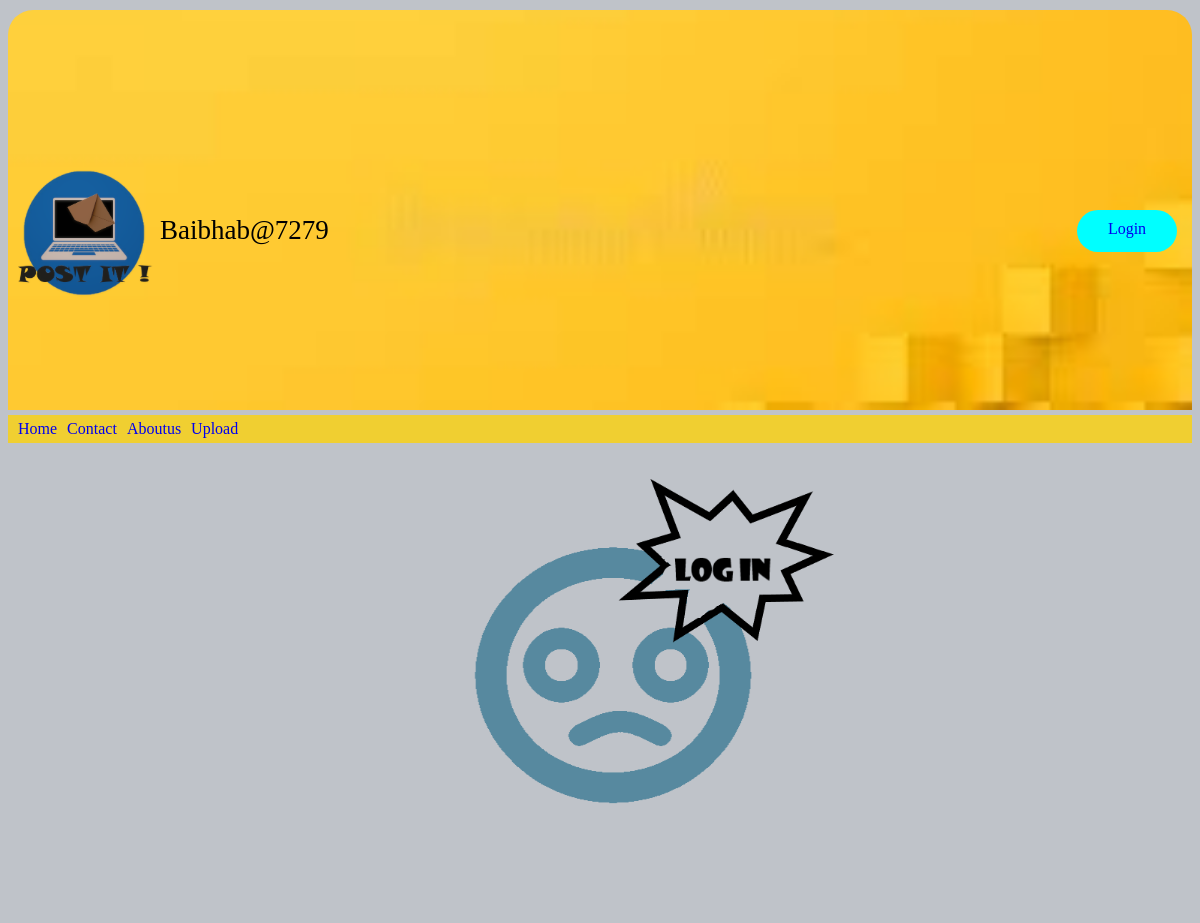
Before: /upload with the older database file.
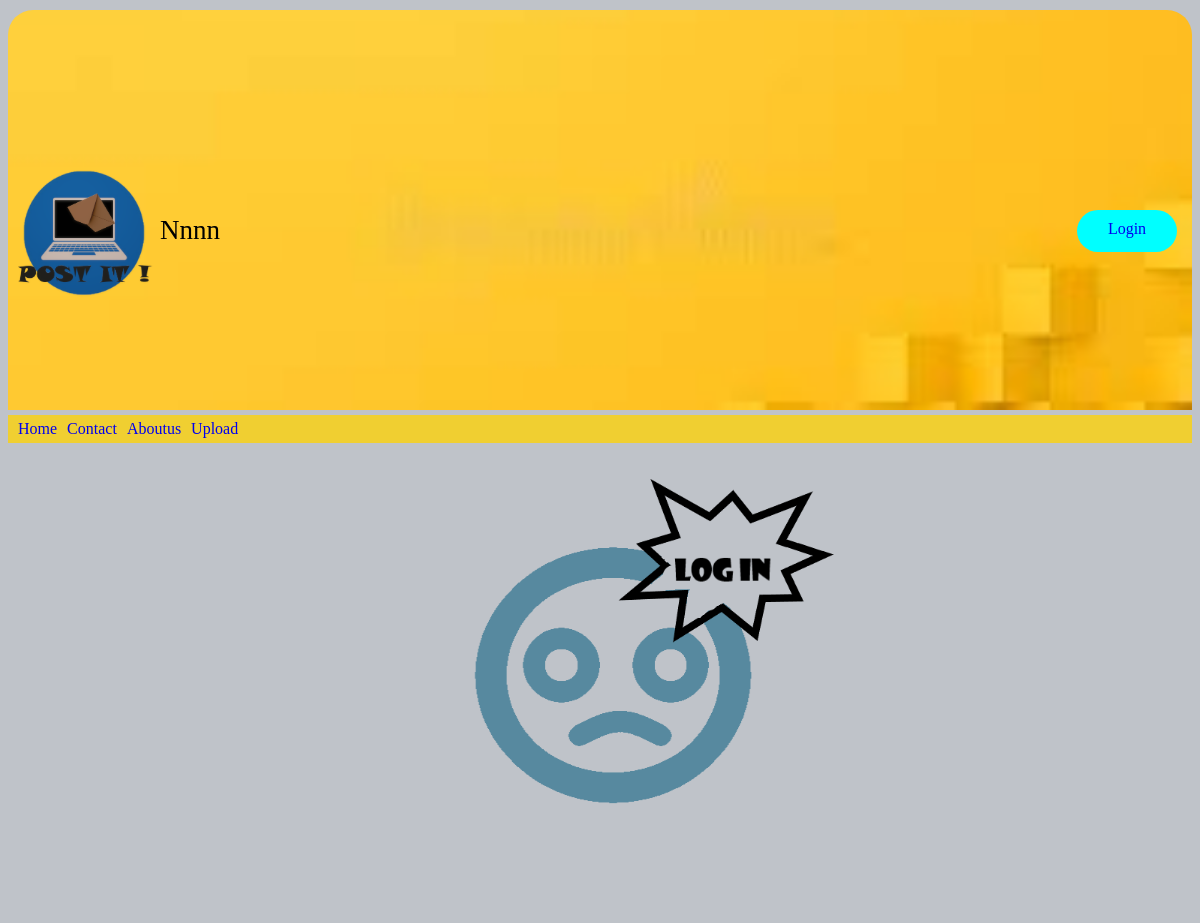
After: the same page with the newer database file.
### pages/models.py (models this page shows)
class Title(models.Model):
    title = models.CharField(max_length=30,default="post it")
    def __str__(self):
        return self.title

### pages/views.py (the view)
# urls.py: path('upload', views.upload, name="upload"),
def upload(request):
    pas1 = check()
    if(ans == True):
        if request.method == 'POST':
            form = UserdataForm(request.POST, request.FILES)
            if form.is_valid():
                global username,email
                newauth = form.save(commit=False)
                newauth.username = username
                newauth.imagename = newauth.image.name
                newauth.email = email
                newauth.save()
                a = UserData.objects.filter(username='baibhab kumar pradhan').values()
                img_object = form.instance
                details = check()
                details["form"] = form
                details["img_obj"] = img_object
                details["alertmessage"] = "succefully uploaded"
                return render(request, 'pages/upload.html', details)
        else:
            form = UserdataForm()
            pas = check()
            pas["form"] = form
    else:
        return render(request, "pages/unupload.html", pas1)
    return render(request, "pages/upload.html", pas)

### pages/views.py (called while the page is built)
def check():
    loginans = {
        "ans": ans,
        "title": title2,
        "username": username,
        "gender": gender,
        "semester": semester,
        "email": email,
        "profileimage": profileimage
    }
    return loginans

### pages/templates/pages/unupload.html
{% extends "base.html" %}
{% load static %}
{% block content %}
<div class="unblockcontent">
    <img class="unuploadsadimg" src="{% static 'images/sad.png' %}"" alt="sorry">
</div>
{% endblock content %}

### myapp/templates/base.html (shortened to what this page needs)
{% load static %}
<!DOCTYPE html>
<html lang="en">
<head>
    <link rel="stylesheet" href="{% static 'css/main.css' %}" type="text/css">
</head>
<body>
    {% block title %}
    <div class="maintitle" id="maintitle1">
        <div class="secondarytitle" id="secondarytitle1">
            <div><img class="mainlogo" id="mainlogo1" src="{% static 'images/logo.png' %}" alt="sorry"></div>
            <div id="maintitle">{{ title }}</div>
        </div>
        {% if ans %}
        <div class="fourthtitle" id="fourthtitle1">
            {% if profileimage %}
            <img class="fourthtitleimage" src="media/profileimage/{{ profileimage }}" alt="{{ profileimage }}">
            {% elif gender == "female" %}
            <img class="fourthtitleimage" id="fourthtitleimage1" src="{% static 'images/femaleprofile.jpg' %}"
                alt="sorry">
            {% else %}
            <img class="fourthtitleimage" id="fourthtitleimage2" src="{% static 'images/maleprofile.png' %}"
                alt="sorry">
            {% endif %}
            <div class="fourthtitleuserprofile" id="fourthtitleuserprofile1">
                <div>{{ username }}</div>
                <div>{{ email }}</div>
                <div>{{ semester }} sem</div>
                <div id="baselogoutbutton"><a href="/logout">logout</a></div>
            </div>
        </div>
        {% else %}
        <div class="tertiarytitle" id="login"><a href="/login">login</a></div>
        {% endif %}
    </div>
    {% endblock title %}
    {% block navbar %}
    <div class="navbar" id="navbar1">
        <div class="navbaritem" id="navbaritem1"><a href="/">home</a></div>
        <div class="navbaritem" id="navbaritem2"><a href="/contact">contact</a></div>
        <div class="navbaritem" id="navbaritem3"><a href="/aboutus">aboutus</a></div>
        <div class="navbaritem" id="navbaritem4"><a href="/upload">upload</a></div>
    </div>
    {% endblock navbar %}
    {% block content %}{% endblock content %}
</body>
</html>

Changed rows visible on the page:
changed Title: title "Baibhab@7279" → "Nnnn"
